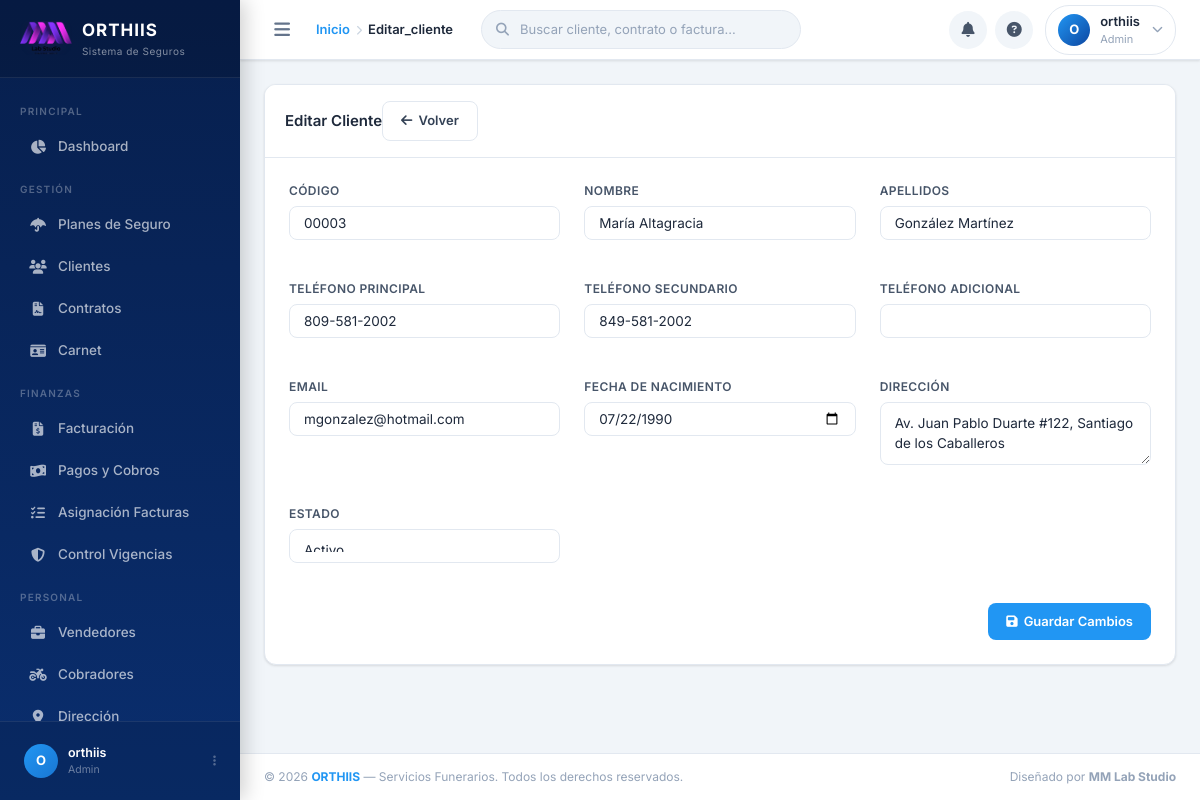
Screenshot of /editar_cliente.php?id=3 (signed in) with the database file from the repository.
### tables this page shows
CREATE TABLE `configuracion_sistema` (
  `id` int(11) NOT NULL,
  `nombre_empresa` varchar(100) NOT NULL,
  `rif` varchar(20) DEFAULT NULL,
  `direccion` text DEFAULT NULL,
  `telefono` varchar(15) DEFAULT NULL,
  `celular` varchar(15) DEFAULT NULL,
  `email` varchar(100) DEFAULT NULL,
  `logo_url` varchar(255) DEFAULT NULL,
  `moneda` varchar(10) DEFAULT 'USD',
  `dias_gracia_pago` int(11) DEFAULT 5,
  `formato_factura` text DEFAULT NULL,
  `created_at` timestamp NOT NULL DEFAULT current_timestamp(),
  `updated_at` timestamp NOT NULL DEFAULT current_timestamp() ON UPDATE current_timestamp()
);

CREATE TABLE `clientes` (
  `id` int(11) NOT NULL,
  `codigo` varchar(5) NOT NULL,
  `nombre` varchar(100) NOT NULL,
  `apellidos` varchar(100) NOT NULL,
  `cedula` varchar(13) NOT NULL,
  `telefono1` varchar(15) NOT NULL,
  `telefono2` varchar(15) DEFAULT NULL,
  `telefono3` varchar(15) DEFAULT NULL,
  `direccion` text NOT NULL,
  `email` varchar(100) NOT NULL,
  `fecha_nacimiento` date DEFAULT NULL,
  `fecha_registro` datetime NOT NULL,
  `estado` enum('activo','inactivo','suspendido') DEFAULT 'activo',
  `cobrador_id` int(11) NOT NULL,
  `vendedor_id` int(11) NOT NULL,
  `notas` text DEFAULT NULL,
  `created_at` timestamp NOT NULL DEFAULT current_timestamp(),
  `updated_at` timestamp NOT NULL DEFAULT current_timestamp() ON UPDATE current_timestamp()
);

### editar_cliente.php (the view, shortened to what this page needs)
<?php
require_once 'header.php';
$id = (int)$_GET['id'];
$stmt = $conn->prepare("SELECT * FROM clientes WHERE id = ?");
$stmt->execute([$id]);
$cliente = $stmt->fetch();
?>
<div class="card">
    <div class="card-header">
        <div class="header-content">
            <h2>Editar Cliente</h2>
            <a href="clientes.php" class="btn btn-secondary">
                <i class="fas fa-arrow-left"></i> Volver
            </a>
        </div>
    </div>
    <form method="POST" class="form-grid">
        <div class="form-group">
            <label for="codigo">Código</label>
            <input type="text" id="codigo" name="codigo" class="form-control"
                   value="<?php echo htmlspecialchars($cliente['codigo']); ?>" required>
        </div>
        <div class="form-group">
            <label for="nombre">Nombre</label>
            <input type="text" id="nombre" name="nombre" class="form-control"
                   value="<?php echo htmlspecialchars($cliente['nombre']); ?>" required>
        </div>
        <div class="form-group">
            <label for="apellidos">Apellidos</label>
            <input type="text" id="apellidos" name="apellidos" class="form-control"
                   value="<?php echo htmlspecialchars($cliente['apellidos']); ?>" required>
        </div>
        <div class="form-group">
            <label for="telefono1">Teléfono Principal</label>
            <input type="tel" id="telefono1" name="telefono1" class="form-control"
                   value="<?php echo htmlspecialchars($cliente['telefono1']); ?>" required>
        </div>
        <div class="form-group">
            <label for="telefono2">Teléfono Secundario</label>
            <input type="tel" id="telefono2" name="telefono2" class="form-control"
                   value="<?php echo htmlspecialchars($cliente['telefono2']); ?>">
        </div>
        <div class="form-group">
            <label for="telefono3">Teléfono Adicional</label>
            <input type="tel" id="telefono3" name="telefono3" class="form-control"
                   value="<?php echo htmlspecialchars($cliente['telefono3']); ?>">
        </div>
        <div class="form-group">
            <label for="email">Email</label>
            <input type="email" id="email" name="email" class="form-control"
                   value="<?php echo htmlspecialchars($cliente['email']); ?>" required>
        </div>
        <div class="form-group">
            <label for="fecha_nacimiento">Fecha de Nacimiento</label>
            <input type="date" id="fecha_nacimiento" name="fecha_nacimiento" class="form-control"
                   value="<?php echo htmlspecialchars($cliente['fecha_nacimiento']); ?>" required>
        </div>
        <div class="form-group">
            <label for="direccion">Dirección</label>
            <textarea id="direccion" name="direccion" class="form-control"
                      required><?php echo htmlspecialchars($cliente['direccion']); ?></textarea>
        </div>
        <div class="form-group">
            <label for="estado">Estado</label>
            <select id="estado" name="estado" class="form-control" required>
                <option value="activo" <?php echo $cliente['estado'] == 'activo' ? 'selected' : ''; ?>>Activo</option>
            </select>
        </div>
        <div class="form-actions">
            <button type="submit" class="btn btn-primary">
                <i class="fas fa-save"></i> Guardar Cambios
            </button>
        </div>
    </form>
</div>
<?php require_once 'footer.php'; ?>

### header.php (shortened to what this page needs)
<?php
require_once 'config.php';
require_once 'toast.php';
$stmtConfig = $conn->prepare("SELECT logo_url FROM configuracion_sistema WHERE id = 1");
$stmtConfig->execute();
$config = $stmtConfig->fetch();
$usuarioNombre = $_SESSION['usuario_nombre'] ?? 'Usuario';
$usuarioRol    = ucfirst($_SESSION['rol'] ?? 'usuario');
$palabras  = explode(' ', trim($usuarioNombre));
$iniciales = strtoupper(substr($palabras[0], 0, 1));
$paginaActual = basename($_SERVER['PHP_SELF']);
$nombresPagina = [
    'dashboard.php'    => 'Dashboard',
    'clientes.php'     => 'Clientes',
    'contratos.php'    => 'Contratos',
    'carnet.php'       => 'Carnet',
    'planes.php'       => 'Planes de Seguro',
    'facturacion.php'  => 'Facturación',
    'asignacion.php'   => 'Asignación de Facturas',
    'pagos.php'        => 'Pagos y Cobros',
    'reportes.php'     => 'Reportes',
    'usuarios.php'     => 'Usuarios',
    'direccion.php'    => 'Dirección',
    'configuracion.php'=> 'Configuración',
    'vendedores.php'   => 'Vendedores',
    'cobradores.php'   => 'Cobradores',
];
$tituloActual = $nombresPagina[$paginaActual] ?? ucfirst(str_replace('.php', '', $paginaActual));
function navActive(string $pagina): string {
    return basename($_SERVER['PHP_SELF']) === $pagina ? ' active' : '';
}
?>
<!DOCTYPE html>
<html lang="es">
<head>
    <link href="https://cdnjs.cloudflare.com/ajax/libs/font-awesome/6.5.0/css/all.min.css" rel="stylesheet">
    <link rel="stylesheet" href="https://cdn.jsdelivr.net/npm/toastify-js/src/toastify.min.css">
    <link href="https://cdn.jsdelivr.net/npm/bootstrap@5.1.3/dist/css/bootstrap.min.css" rel="stylesheet">
    <link rel="stylesheet" href="https://cdn.jsdelivr.net/npm/bootstrap@4.6.2/dist/css/bootstrap.min.css">
    <link rel="stylesheet" href="styles.css">
    <?php echo Toast::render(); ?>
</head>
<body>
<aside class="sidebar" id="sidebar">
    <div class="sidebar-brand">
        <?php if (!empty($config['logo_url'])): ?>
            <img src="<?php echo htmlspecialchars($config['logo_url']); ?>"
                 alt="Orthiis Logo"
                 style="height:34px;width:auto;border-radius:8px;object-fit:contain;">
        <?php else: ?>
            <div class="brand-icon">
                <i class="fas fa-shield-halved"></i>
            </div>
        <?php endif; ?>
        <div class="brand-text">
            <div class="brand-name">ORTHIIS</div>
            <div class="brand-sub">Sistema de Seguros</div>
        </div>
    </div>
    <nav class="sidebar-nav">
        <div class="nav-section-label">Principal</div>
        <a class="nav-item<?php echo navActive('dashboard.php'); ?>" href="dashboard.php">
            <span class="nav-icon"><i class="fas fa-chart-pie"></i></span>
            Dashboard
        </a>
        <div class="nav-section-label">Gestión</div>
        <a class="nav-item<?php echo navActive('planes.php'); ?>" href="planes.php">
            <span class="nav-icon"><i class="fas fa-umbrella"></i></span>
            Planes de Seguro
        </a>
        <a class="nav-item<?php echo navActive('clientes.php'); ?>" href="clientes.php">
            <span class="nav-icon"><i class="fas fa-users"></i></span>
            Clientes
        </a>
        <a class="nav-item<?php echo navActive('contratos.php'); ?>" href="contratos.php">
            <span class="nav-icon"><i class="fas fa-file-contract"></i></span>
            Contratos
        </a>
        <a class="nav-item<?php echo navActive('carnet.php'); ?>" href="carnet.php">
            <span class="nav-icon"><i class="fas fa-id-card"></i></span>
            Carnet
        </a>
        <div class="nav-section-label">Finanzas</div>
        <a class="nav-item<?php echo navActive('facturacion.php'); ?>" href="facturacion.php">
            <span class="nav-icon"><i class="fas fa-file-invoice-dollar"></i></span>
            Facturación
        </a>
        <a class="nav-item<?php echo navActive('pagos.php'); ?>" href="pagos.php">
            <span class="nav-icon"><i class="fas fa-money-bill-wave"></i></span>
            Pagos y Cobros
        </a>
        <a class="nav-item<?php echo navActive('asignacion.php'); ?>" href="asignacion.php">
            <span class="nav-icon"><i class="fas fa-list-check"></i></span>
            Asignación Facturas
        </a>
        <a class="nav-item<?php echo navActive('vigencia.php'); ?>" href="vigencia.php">
            <span class="nav-icon"><i class="fas fa-shield-halved"></i></span>
            Control Vigencias
        </a>
        <div class="nav-section-label">Personal</div>
        <a class="nav-item<?php echo navActive('vendedores.php'); ?>" href="vendedores.php">
            <span class="nav-icon"><i class="fas fa-briefcase"></i></span>
            Vendedores
        </a>
        <a class="nav-item<?php echo navActive('cobradores.php'); ?>" href="cobradores.php">
            <span class="nav-icon"><i class="fas fa-motorcycle"></i></span>
            Cobradores
        </a>
        <a class="nav-item<?php echo navActive('direccion.php'); ?>" href="direccion.php">
            <span class="nav-icon"><i class="fas fa-map-marker-alt"></i></span>
            Dirección
        </a>
    </nav>
    <div class="sidebar-footer">
        <div class="sidebar-user">
            <div class="sidebar-avatar">
                <?php echo htmlspecialchars($iniciales); ?>
            </div>
            <div class="sidebar-user-info">
                <div class="user-name"><?php echo htmlspecialchars($usuarioNombre); ?></div>
                <div class="user-role"><?php echo htmlspecialchars($usuarioRol); ?></div>
            </div>
            <i class="fas fa-ellipsis-vertical"
               style="color:rgba(255,255,255,0.3);margin-left:auto;font-size:12px;"></i>
        </div>
    </div>
</aside>
<div class="main-wrapper" id="mainWrapper">
    <header class="topbar">
        <button class="topbar-toggle" id="sidebarToggle" title="Menú">
            <i class="fas fa-bars"></i>
        </button>
        <div class="topbar-breadcrumb">
            <a href="dashboard.php">Inicio</a>
            <?php if ($paginaActual !== 'dashboard.php'): ?>
                <span class="sep"><i class="fas fa-chevron-right" style="font-size:10px;"></i></span>
                <span class="current"><?php echo htmlspecialchars($tituloActual); ?></span>
            <?php endif; ?>
        </div>
        <div class="topbar-search-global" id="topbarSearchGlobal">
            <i class="fas fa-search tsg-icon"></i>
            <input type="text"
                   id="topbarSearchInput"
                   placeholder="Buscar cliente, contrato o factura..."
                   autocomplete="off"
                   spellcheck="false">
        </div>
        <div class="topbar-actions">
            <button class="topbar-btn" title="Notificaciones">
                <i class="fas fa-bell"></i>
            </button>
            <button class="topbar-btn" title="Ayuda">
                <i class="fas fa-circle-question"></i>
            </button>
            <div class="topbar-user" id="topbarUser">
                <div class="topbar-avatar">
                    <?php echo htmlspecialchars($iniciales); ?>
                </div>
                <div class="topbar-user-info">
                    <div class="user-name"><?php echo htmlspecialchars($usuarioNombre); ?></div>
                    <div class="user-role"><?php echo htmlspecialchars($usuarioRol); ?></div>
                </div>
                <i class="fas fa-chevron-down"
                   style="font-size:11px;color:var(--gray-400);margin-left:2px;"></i>
            </div>
        </div>
    </header>
    <div class="page-content">

### editar_cliente.php (style rules this page uses)
.header-content { display: flex; justify-content: space-between; align-items: center; }
.form-grid { display: grid; grid-template-columns: repeat(auto-fit, minmax(250px, 1fr)); gap: 1.5rem; padding: 1.5rem; }
.form-group { margin-bottom: 1rem; }
.form-actions { grid-column: 1 / -1; display: flex; justify-content: flex-end; gap: 1rem; }

### rows the page displays
configuracion_sistema: logo_url (picture)
clientes: codigo "00003", nombre "María Altagracia", apellidos "González Martínez", telefono1 "809-581-2002", telefono2 "849-581-2002", email "mgonzalez@hotmail.com", fecha_nacimiento "07/22/1990", direccion "Av. Juan Pablo Duarte #122, Santiago de los Caballeros", estado "Activo"

### other values shown
$iniciales "O"
$usuarioNombre "orthiis"
$usuarioRol "Admin"
$tituloActual "Editar_cliente"
